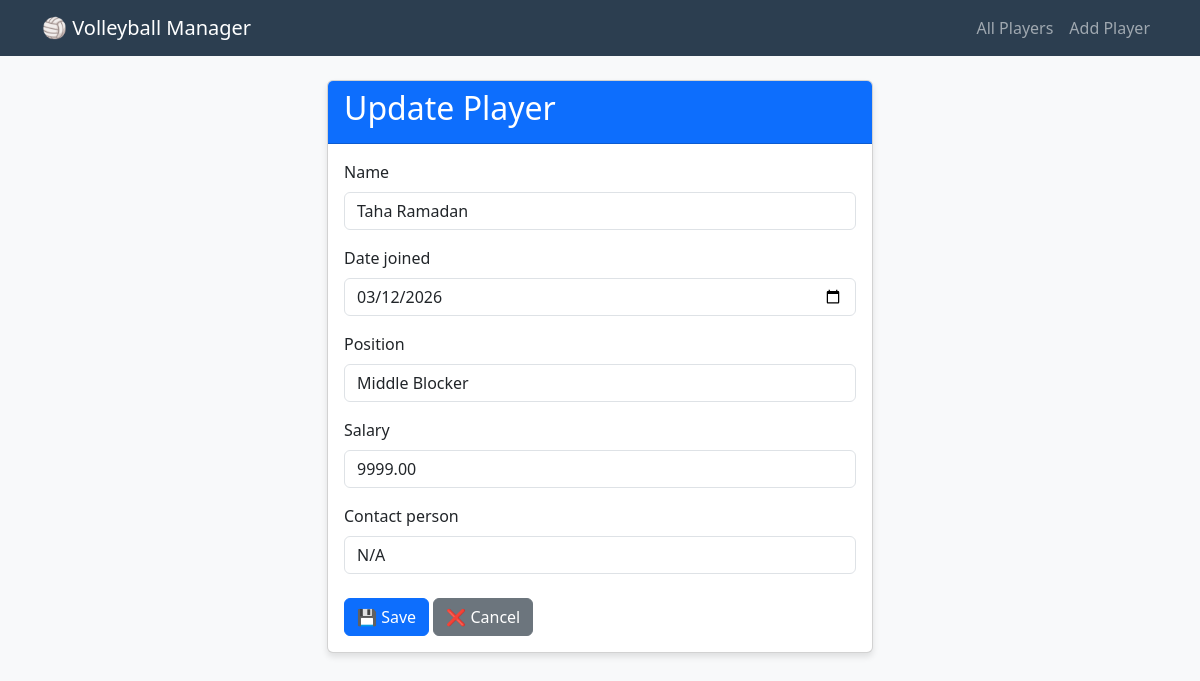
Screenshot of /player/3/update/ with the database file from the repository.
### players/models.py (models this page shows, shortened)
class VolleyballPlayer(models.Model):
    POSITION_CHOICES = [
        ('SETTER', 'Setter'),
        ('OUTSIDE', 'Outside Hitter'),
        ('MIDDLE', 'Middle Blocker'),
        ('OPPOSITE', 'Opposite Hitter'),
        ('LIBERO', 'Libero'),
    ]
    name = models.CharField(max_length=200)
    date_joined = models.DateField()
    position = models.CharField(max_length=20, choices=POSITION_CHOICES)
    salary = models.DecimalField(
        max_digits=10,
        decimal_places=2,
        validators=[MinValueValidator(0)]
    )
    contact_person = models.CharField(max_length=200)
    created_at = models.DateTimeField(auto_now_add=True)
    updated_at = models.DateTimeField(auto_now=True)
    class Meta:
        ordering = ['-date_joined']

### players/views.py (the view)
# urls.py: path('player/<int:pk>/update/', views.player_update, name='player_update'),
def player_update(request, pk):
    player = get_object_or_404(VolleyballPlayer, pk=pk)
    if request.method == 'POST':
        form = VolleyballPlayerForm(request.POST, instance=player)
        if form.is_valid():
            player = form.save()
            messages.success(request, f'Player {player.name} updated successfully!')
            return redirect('player_list')
    else:
        form = VolleyballPlayerForm(instance=player)
    return render(request, 'players/player_form.html', {'form': form, 'action': 'Update'})

### players/forms.py
class VolleyballPlayerForm(forms.ModelForm):
    class Meta:
        model = VolleyballPlayer
        fields = ['name', 'date_joined', 'position', 'salary', 'contact_person']
        widgets = {
            'name': forms.TextInput(attrs={'class': 'form-control', 'placeholder': 'Enter player name'}),
            'date_joined': forms.DateInput(attrs={'class': 'form-control', 'type': 'date'}),
            'position': forms.Select(attrs={'class': 'form-control'}),
            'salary': forms.NumberInput(attrs={'class': 'form-control', 'placeholder': 'Enter salary'}),
            'contact_person': forms.TextInput(attrs={'class': 'form-control', 'placeholder': 'Enter contact person'}),
        }

### players/templates/players/player_form.html (shortened to what this page needs)
{% extends 'players/base.html' %}
{% block content %}
<div class="row">
    <div class="col-md-6 mx-auto">
        <div class="card">
            <div class="card-header bg-primary text-white">
                <h2>{{ action }} Player</h2>
            </div>
            <div class="card-body">
                <form method="post">
                    {% for field in form %}
                        <div class="mb-3">
                            <label for="{{ field.id_for_label }}" class="form-label">{{ field.label }}</label>
                            {{ field }}
                        </div>
                    {% endfor %}
                    <div class="mt-4">
                        <button type="submit" class="btn btn-primary">💾 Save</button>
                        <a href="{% url 'player_list' %}" class="btn btn-secondary">❌ Cancel</a>
                    </div>
                </form>
            </div>
        </div>
    </div>
</div>
{% endblock %}

### players/templates/players/base.html (style rules this page uses)
body { background-color: #f8f9fa; }
.card { box-shadow: 0 4px 6px rgba(0, 0, 0, 0.1); }

### rows the page displays
VolleyballPlayer: form "Taha Ramadan" "03/12/2026" "Middle Blocker" "9999.00" "N/A"

### other values shown
{{ action }} "Update"
{{ field.label }} "Name" "Date joined" "Position" "Salary" "Contact person"
